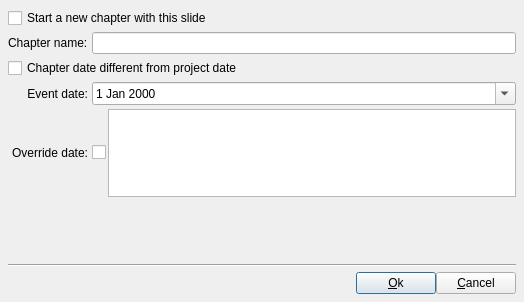
<?xml version="1.0" encoding="UTF-8"?>
<ui version="4.0">
 <class>DlgChapter</class>
 <widget class="QDialog" name="DlgChapter">
  <property name="geometry">
   <rect>
    <x>0</x>
    <y>0</y>
    <width>524</width>
    <height>302</height>
   </rect>
  </property>
  <property name="windowTitle">
   <string>Chapter properties</string>
  </property>
  <layout class="QGridLayout" name="gridLayout">
   <property name="leftMargin">
    <number>8</number>
   </property>
   <property name="topMargin">
    <number>8</number>
   </property>
   <property name="rightMargin">
    <number>8</number>
   </property>
   <property name="bottomMargin">
    <number>8</number>
   </property>
   <property name="spacing">
    <number>4</number>
   </property>
   <item row="2" column="0" colspan="2">
    <widget class="QCheckBox" name="OverrideProjectDateCB">
     <property name="toolTip">
      <string>If this box is checked, the date of the chapter is different from the date of the project.

Remark: It is often useful to differentiate the date of the chapter of the date of the project.
For example, if the project is &quot;My vacation from 1 to 15&quot;, the chapter may be limited to the 3.</string>
     </property>
     <property name="text">
      <string>Chapter date different from project date</string>
     </property>
    </widget>
   </item>
   <item row="4" column="1">
    <layout class="QHBoxLayout" name="horizontalLayout_5">
     <property name="spacing">
      <number>2</number>
     </property>
     <item>
      <widget class="QCheckBox" name="OverrideDateCB">
       <property name="toolTip">
        <string>If this box is checked, you can enter a longtime different from that generated from the date of the chapter.</string>
       </property>
       <property name="text">
        <string/>
       </property>
      </widget>
     </item>
     <item>
      <widget class="QPlainTextEdit" name="ChapterDateED">
       <property name="toolTip">
        <string>Enter here a date, in a free format, for the chapter</string>
       </property>
      </widget>
     </item>
    </layout>
   </item>
   <item row="9" column="0" colspan="2">
    <layout class="QHBoxLayout" name="BottomLayout">
     <property name="spacing">
      <number>0</number>
     </property>
     <property name="leftMargin">
      <number>0</number>
     </property>
     <property name="topMargin">
      <number>0</number>
     </property>
     <property name="rightMargin">
      <number>0</number>
     </property>
     <property name="bottomMargin">
      <number>0</number>
     </property>
     <item>
      <widget class="QLabel" name="HelpTT">
       <property name="font">
        <font>
         <family>Sans Serif</family>
         <pointsize>9</pointsize>
        </font>
       </property>
       <property name="toolTip">
        <string>This dialog allows you to define settings for the chapter information of the slide</string>
       </property>
       <property name="text">
        <string notr="true"/>
       </property>
       <property name="textFormat">
        <enum>Qt::AutoText</enum>
       </property>
       <property name="pixmap">
        <pixmap resource="../../../RSCffDiaporama.qrc">:/img/help.png</pixmap>
       </property>
      </widget>
     </item>
     <item>
      <spacer name="horizontalSpacer_2">
       <property name="orientation">
        <enum>Qt::Horizontal</enum>
       </property>
       <property name="sizeHint" stdset="0">
        <size>
         <width>40</width>
         <height>20</height>
        </size>
       </property>
      </spacer>
     </item>
     <item>
      <widget class="QPushButton" name="OKBT">
       <property name="toolTip">
        <string>Accept modification and exit dialog box</string>
       </property>
       <property name="text">
        <string>&amp;Ok</string>
       </property>
       <property name="icon">
        <iconset resource="../../../RSCffDiaporama.qrc">
         <normaloff>:/img/action_ok.png</normaloff>:/img/action_ok.png</iconset>
       </property>
      </widget>
     </item>
     <item>
      <widget class="QPushButton" name="CancelBt">
       <property name="toolTip">
        <string>Cancel modification and exit dialog box</string>
       </property>
       <property name="text">
        <string>&amp;Cancel</string>
       </property>
       <property name="icon">
        <iconset resource="../../../RSCffDiaporama.qrc">
         <normaloff>:/img/action_cancel.png</normaloff>:/img/action_cancel.png</iconset>
       </property>
      </widget>
     </item>
    </layout>
   </item>
   <item row="1" column="0">
    <widget class="QLabel" name="ChapterNameLabel">
     <property name="text">
      <string>Chapter name:</string>
     </property>
    </widget>
   </item>
   <item row="3" column="0">
    <widget class="QLabel" name="ChapterEventDateLabel">
     <property name="text">
      <string>Event date:</string>
     </property>
     <property name="alignment">
      <set>Qt::AlignRight|Qt::AlignTrailing|Qt::AlignVCenter</set>
     </property>
    </widget>
   </item>
   <item row="3" column="1">
    <widget class="QDateEdit" name="ChapterEventDateED">
     <property name="toolTip">
      <string>Select a date for the chapter.</string>
     </property>
     <property name="calendarPopup">
      <bool>true</bool>
     </property>
    </widget>
   </item>
   <item row="1" column="1">
    <widget class="QLineEdit" name="ChapterNameED">
     <property name="toolTip">
      <string>Enter here the name of the chapter</string>
     </property>
    </widget>
   </item>
   <item row="8" column="0" colspan="2">
    <widget class="Line" name="line_3">
     <property name="minimumSize">
      <size>
       <width>0</width>
       <height>6</height>
      </size>
     </property>
     <property name="orientation">
      <enum>Qt::Horizontal</enum>
     </property>
    </widget>
   </item>
   <item row="4" column="0">
    <widget class="QLabel" name="OverrideDateLabel">
     <property name="text">
      <string>Override date:</string>
     </property>
     <property name="alignment">
      <set>Qt::AlignRight|Qt::AlignTrailing|Qt::AlignVCenter</set>
     </property>
    </widget>
   </item>
   <item row="7" column="0">
    <spacer name="verticalSpacer">
     <property name="orientation">
      <enum>Qt::Vertical</enum>
     </property>
     <property name="sizeHint" stdset="0">
      <size>
       <width>20</width>
       <height>164</height>
      </size>
     </property>
    </spacer>
   </item>
   <item row="0" column="0" colspan="2">
    <widget class="QCheckBox" name="StartNewChapterCB">
     <property name="toolTip">
      <string>Start a new chapter from this slide. (If this box is checked, the slide will mark the beginning of a new chapter.)
Remarks : This box cannot be deactivated for the first slide of the project.</string>
     </property>
     <property name="text">
      <string>Start a new chapter with this slide</string>
     </property>
    </widget>
   </item>
  </layout>
 </widget>
 <tabstops>
  <tabstop>StartNewChapterCB</tabstop>
  <tabstop>ChapterNameED</tabstop>
  <tabstop>OverrideProjectDateCB</tabstop>
  <tabstop>ChapterEventDateED</tabstop>
  <tabstop>ChapterDateED</tabstop>
  <tabstop>OverrideDateCB</tabstop>
  <tabstop>OKBT</tabstop>
  <tabstop>CancelBt</tabstop>
 </tabstops>
 <resources>
  <include location="../../../RSCffDiaporama.qrc"/>
 </resources>
 <connections/>
</ui>
